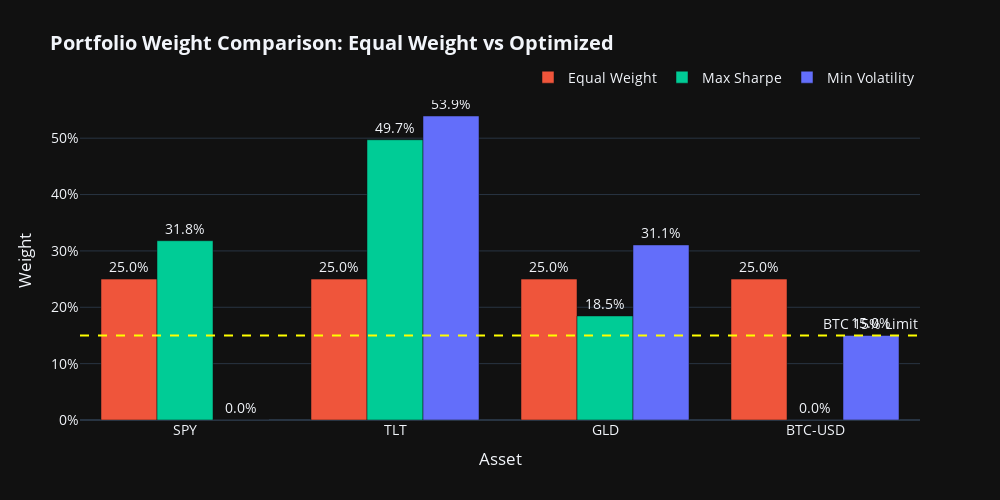

Notebook source saved alongside this figure:
### Markdown cell above
## 6. Weight Comparison Analysis

### Code cell
# Bar chart comparing portfolio weights
fig = go.Figure()

colors = {'Equal Weight': '#EF553B', 'Max Sharpe': '#00CC96', 'Min Volatility': '#636EFA'}

for portfolio_name, weights in [('Equal Weight', ew_portfolio['weights']),
                                  ('Max Sharpe', msr_portfolio['weights']),
                                  ('Min Volatility', min_vol_portfolio['weights'])]:
    fig.add_trace(go.Bar(
        name=portfolio_name,
        x=TICKERS,
        y=[weights[t] for t in TICKERS],
        marker_color=colors[portfolio_name],
        text=[f"{weights[t]:.1%}" for t in TICKERS],
        textposition='outside'
    ))

# Add 15% constraint line for BTC
fig.add_hline(y=0.15, line_dash="dash", line_color="yellow", 
              annotation_text="BTC 15% Limit", annotation_position="top right")

fig.update_layout(
    title='<b>Portfolio Weight Comparison: Equal Weight vs Optimized</b>',
    xaxis_title='Asset',
    yaxis_title='Weight',
    barmode='group',
    template='plotly_dark',
    font=dict(size=14),
    yaxis_tickformat='.0%',
    legend=dict(orientation='h', yanchor='bottom', y=1.02, xanchor='right', x=1),
    width=1000,
    height=500
)

fig.show()

### Figure 1 — Plotly figure (JSON) as saved in the notebook; plotly's stock layout.template omitted (floating-point values rounded to 4 significant figures)
{"data": [{"marker": {"color": "#EF553B"}, "name": "Equal Weight", "text": ["25.0%", "25.0%", "25.0%", "25.0%"], "textposition": "outside", "type": "bar", "x": ["SPY", "TLT", "GLD", "BTC-USD"], "y": [0.25, 0.25, 0.25, 0.25]}, {"marker": {"color": "#00CC96"}, "name": "Max Sharpe", "text": ["31.8%", "49.7%", "18.5%", "0.0%"], "textposition": "outside", "type": "bar", "x": ["SPY", "TLT", "GLD", "BTC-USD"], "y": [0.3181, 0.4973, 0.1846, 1.588e-16]}, {"marker": {"color": "#636EFA"}, "name": "Min Volatility", "text": ["0.0%", "53.9%", "31.1%", "15.0%"], "textposition": "outside", "type": "bar", "x": ["SPY", "TLT", "GLD", "BTC-USD"], "y": [2.58e-18, 0.5394, 0.3106, 0.15]}], "layout": {"annotations": [{"showarrow": false, "text": "BTC 15% Limit", "x": 1, "xanchor": "right", "xref": "x domain", "y": 0.15, "yanchor": "bottom", "yref": "y"}], "barmode": "group", "font": {"size": 14}, "height": 500, "legend": {"orientation": "h", "x": 1, "xanchor": "right", "y": 1.02, "yanchor": "bottom"}, "shapes": [{"line": {"color": "yellow", "dash": "dash"}, "type": "line", "x0": 0, "x1": 1, "xref": "x domain", "y0": 0.15, "y1": 0.15, "yref": "y"}], "title": {"text": "<b>Portfolio Weight Comparison: Equal Weight vs Optimized</b>"}, "width": 1000, "xaxis": {"title": {"text": "Asset"}}, "yaxis": {"tickformat": ".0%", "title": {"text": "Weight"}}}}
